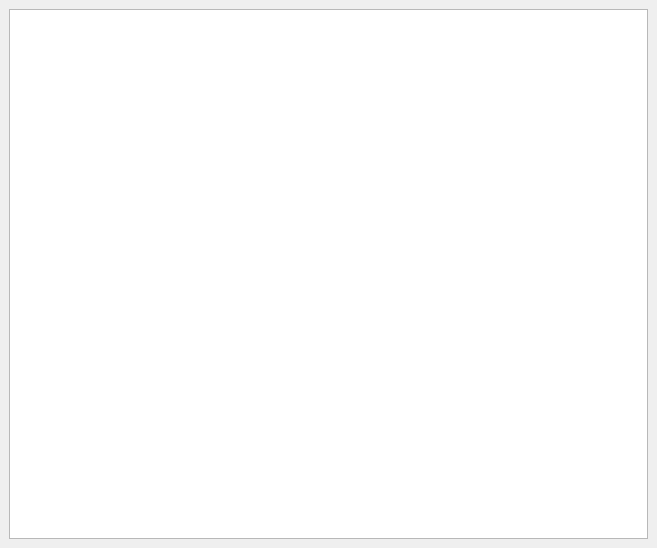
<?xml version="1.0" encoding="UTF-8"?>
<ui version="4.0">
 <class>MainWindow</class>
 <widget class="QMainWindow" name="MainWindow">
  <property name="geometry">
   <rect>
    <x>0</x>
    <y>0</y>
    <width>657</width>
    <height>548</height>
   </rect>
  </property>
  <property name="windowTitle">
   <string>MainWindow</string>
  </property>
  <widget class="QWidget" name="centralwidget">
   <layout class="QVBoxLayout" name="verticalLayout">
    <item>
     <widget class="QTableView" name="tableView"/>
    </item>
   </layout>
  </widget>
  <widget class="QMenuBar" name="menubar">
   <property name="geometry">
    <rect>
     <x>0</x>
     <y>0</y>
     <width>657</width>
     <height>22</height>
    </rect>
   </property>
  </widget>
 </widget>
 <resources/>
 <connections/>
</ui>
